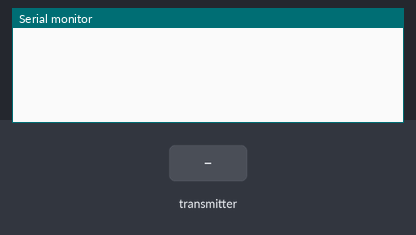
The sketch below on a simulated Arduino Uno, built with avr-gcc and run on an emulated ATmega328P. Parts: the last lines printed to the serial monitor. The test bench sets the inputs (shaded band). No radio packets arrive unless stated.

Above: at 1.2 s.
1.3 s: the transmitter starts sending mesaj.0 = 0
At 2.1 s:
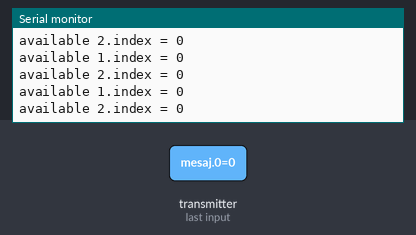
2.8 s: the transmitter starts sending mesaj.1 = 0
5.8 s: the transmitter starts sending mesaj.0 = 256
8.8 s: the transmitter starts sending mesaj.1 = 256
At 9.8 s:
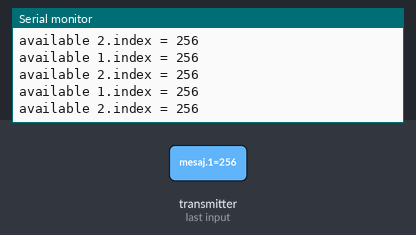
14.8 s: the transmitter starts sending mesaj.0 = 1023
At 15.4 s:
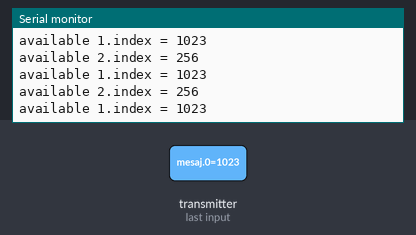
17.8 s: the transmitter starts sending mesaj.0 = 512
At 18.5 s:
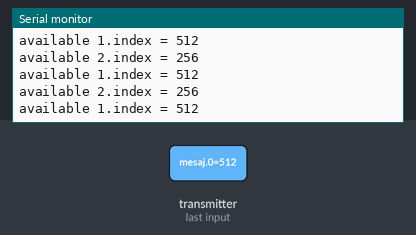
Timing chart, 0 to 20.8 s (numbered marks = the images above; inputs shaded):
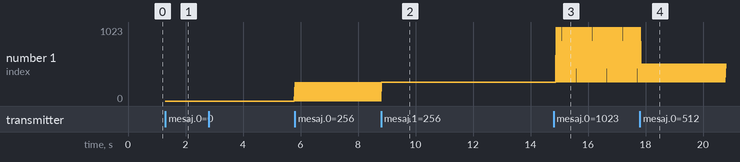

Measured:
- after the input at 1.3 s, the serial monitor: prints a new line at once (image 1)
- after the input at 8.8 s, the serial monitor: prints a new line at once (image 2)
- after the input at 14.8 s, the serial monitor: prints a new line after 0.10 s (image 3)
- after the input at 17.8 s, the serial monitor: prints a new line after 0.07 s (image 4)
- plotted number 1: 256 → 512 after the input at 17.8 s

The sketch:

Alici_250kbps.ino
```cpp
#include <SPI.h>
#include "nRF24L01.h"
#include "RF24.h"

int mesaj[2];

RF24 alici(9,8);

const int kanal = 112;

void setup(){
  Serial.begin(9600);
  alici.begin();
  alici.openReadingPipe(1,kanal);
  alici.setDataRate(RF24_250KBPS);
  alici.setPALevel(RF24_PA_MAX);
  alici.startListening();
}

void loop(){

  if (alici.available())
  {
    alici.read( mesaj, sizeof(mesaj) );
    Serial.println("available 1.index = " + String(mesaj[0]));
    Serial.println("available 2.index = " + String(mesaj[1]));
  }
}
```
